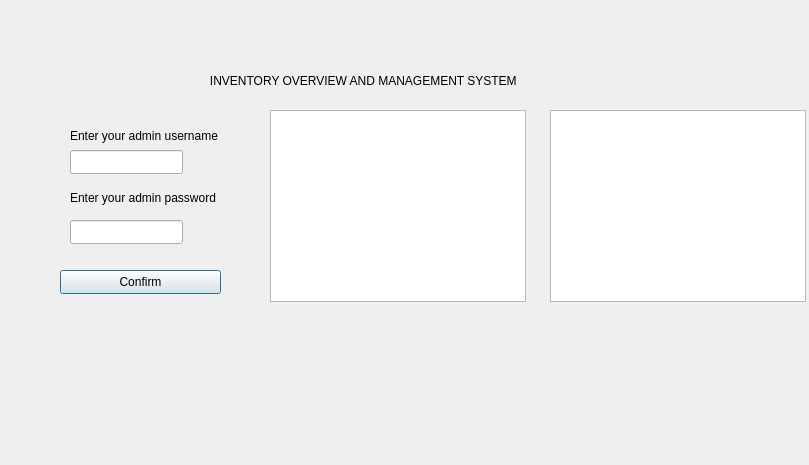
<?xml version="1.0" encoding="UTF-8"?>
<ui version="4.0">
 <class>forthdialog</class>
 <widget class="QDialog" name="forthdialog">
  <property name="geometry">
   <rect>
    <x>0</x>
    <y>0</y>
    <width>809</width>
    <height>465</height>
   </rect>
  </property>
  <property name="windowTitle">
   <string>Dialog</string>
  </property>
  <widget class="QLabel" name="label">
   <property name="geometry">
    <rect>
     <x>200</x>
     <y>60</y>
     <width>411</width>
     <height>41</height>
    </rect>
   </property>
   <property name="text">
    <string>   INVENTORY OVERVIEW AND MANAGEMENT SYSTEM</string>
   </property>
  </widget>
  <widget class="QLabel" name="label_2">
   <property name="geometry">
    <rect>
     <x>70</x>
     <y>120</y>
     <width>291</width>
     <height>31</height>
    </rect>
   </property>
   <property name="text">
    <string>Enter your admin username </string>
   </property>
  </widget>
  <widget class="QLineEdit" name="daba1">
   <property name="geometry">
    <rect>
     <x>70</x>
     <y>150</y>
     <width>113</width>
     <height>24</height>
    </rect>
   </property>
  </widget>
  <widget class="QLabel" name="label_3">
   <property name="geometry">
    <rect>
     <x>70</x>
     <y>190</y>
     <width>171</width>
     <height>16</height>
    </rect>
   </property>
   <property name="text">
    <string>Enter your admin password</string>
   </property>
  </widget>
  <widget class="QLineEdit" name="daba2">
   <property name="geometry">
    <rect>
     <x>70</x>
     <y>220</y>
     <width>113</width>
     <height>24</height>
    </rect>
   </property>
  </widget>
  <widget class="QPushButton" name="pushButton">
   <property name="geometry">
    <rect>
     <x>60</x>
     <y>270</y>
     <width>161</width>
     <height>24</height>
    </rect>
   </property>
   <property name="text">
    <string>Confirm</string>
   </property>
  </widget>
  <widget class="QTableWidget" name="tableWidget">
   <property name="geometry">
    <rect>
     <x>270</x>
     <y>110</y>
     <width>256</width>
     <height>192</height>
    </rect>
   </property>
  </widget>
  <widget class="QTableWidget" name="tableWidget_2">
   <property name="geometry">
    <rect>
     <x>550</x>
     <y>110</y>
     <width>256</width>
     <height>192</height>
    </rect>
   </property>
  </widget>
 </widget>
 <resources/>
 <connections/>
</ui>
